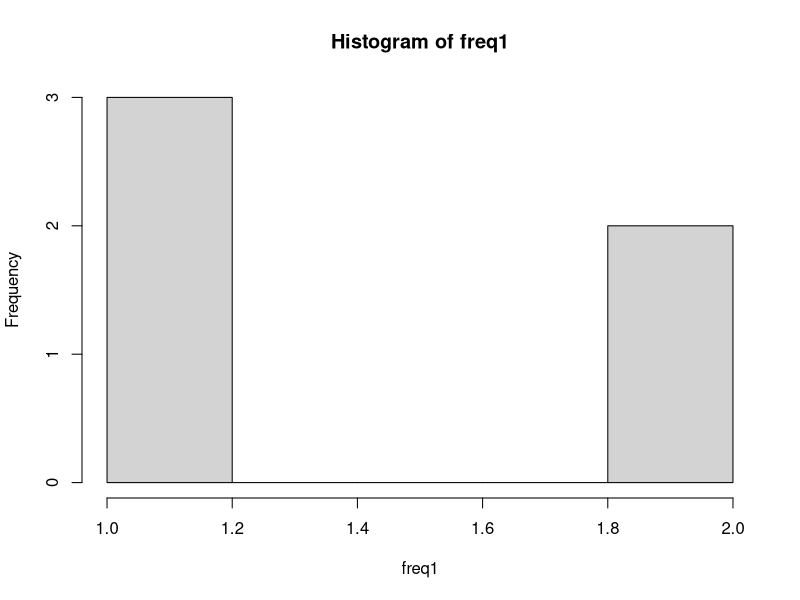
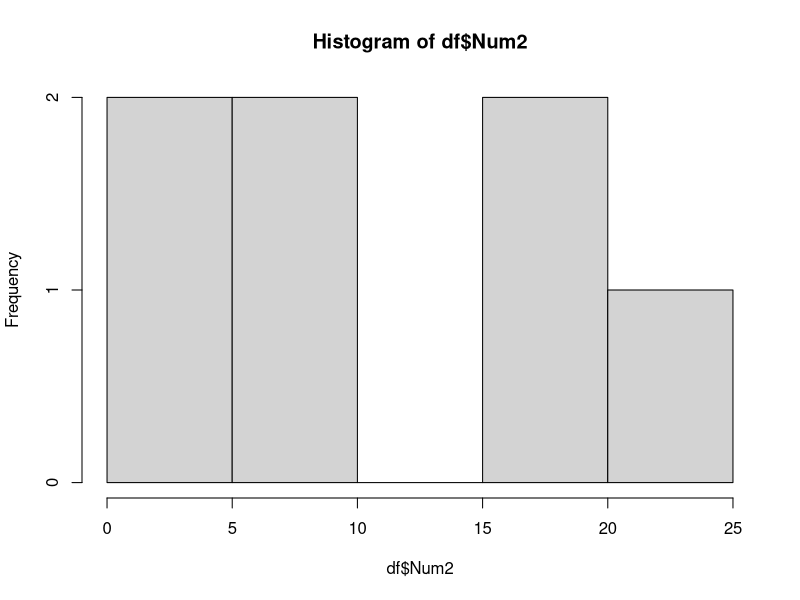
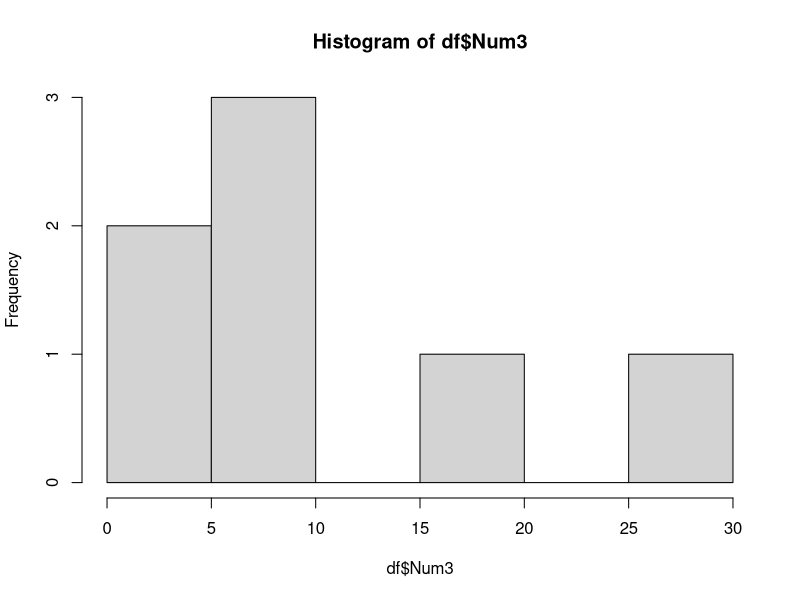

Reproduce these figures in R, in order.
df<-data.frame(Grade=c("O","E","A","B","C","D","F"),
               Num1=c(0,3,3,5,8,29,5), 
               Num2=c(1,10,19,24,17,7,4),
               Num3=c(0,3,6,18,28,8,7))
df$Sum = rowSums(df[,c("Num1", "Num2", "Num3")])
freq1<-table(df$Num1)
hist(freq1)
hist(df$Num2)
hist(df$Num3)
# hist(df$SNum)